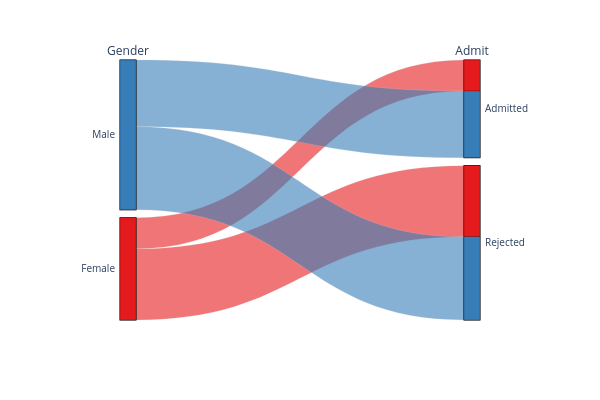

Write notebook code for a chart like this one.
### Code cell
fig = px.parallel_categories(
    people, 
    dimensions=['Gender', 'Admit'], 
    color=people.Gender.cat.codes,
    color_continuous_scale=plotly_cmap[:len(people.Gender.unique())],
    width=600, height=400,
)
fig.update_traces(line_shape='hspline')
fig.update_layout(coloraxis_showscale=False)
fig.show()

### Figure 1 — Plotly figure (JSON) as saved in the notebook; plotly's stock layout.template omitted (floating-point values rounded to 4 significant figures; data arrays with more than 128 entries replaced by an {"elided": "..."} marker saying what was removed)
{"data": [{"dimensions": [{"label": "Gender", "values": {"elided": "4526 str values"}}, {"label": "Admit", "values": {"elided": "4526 str values"}}], "domain": {"x": [0, 1], "y": [0, 1]}, "line": {"color": {"elided": "4526 int values"}, "coloraxis": "coloraxis", "shape": "hspline"}, "name": "", "type": "parcats"}], "layout": {"coloraxis": {"autocolorscale": false, "colorbar": {"title": {"text": "color"}}, "colorscale": [[0, "rgb(228,26,28)"], [1, "rgb(55,126,184)"]], "showscale": false}, "height": 400, "legend": {"tracegroupgap": 0}, "margin": {"t": 60}, "width": 600}}
